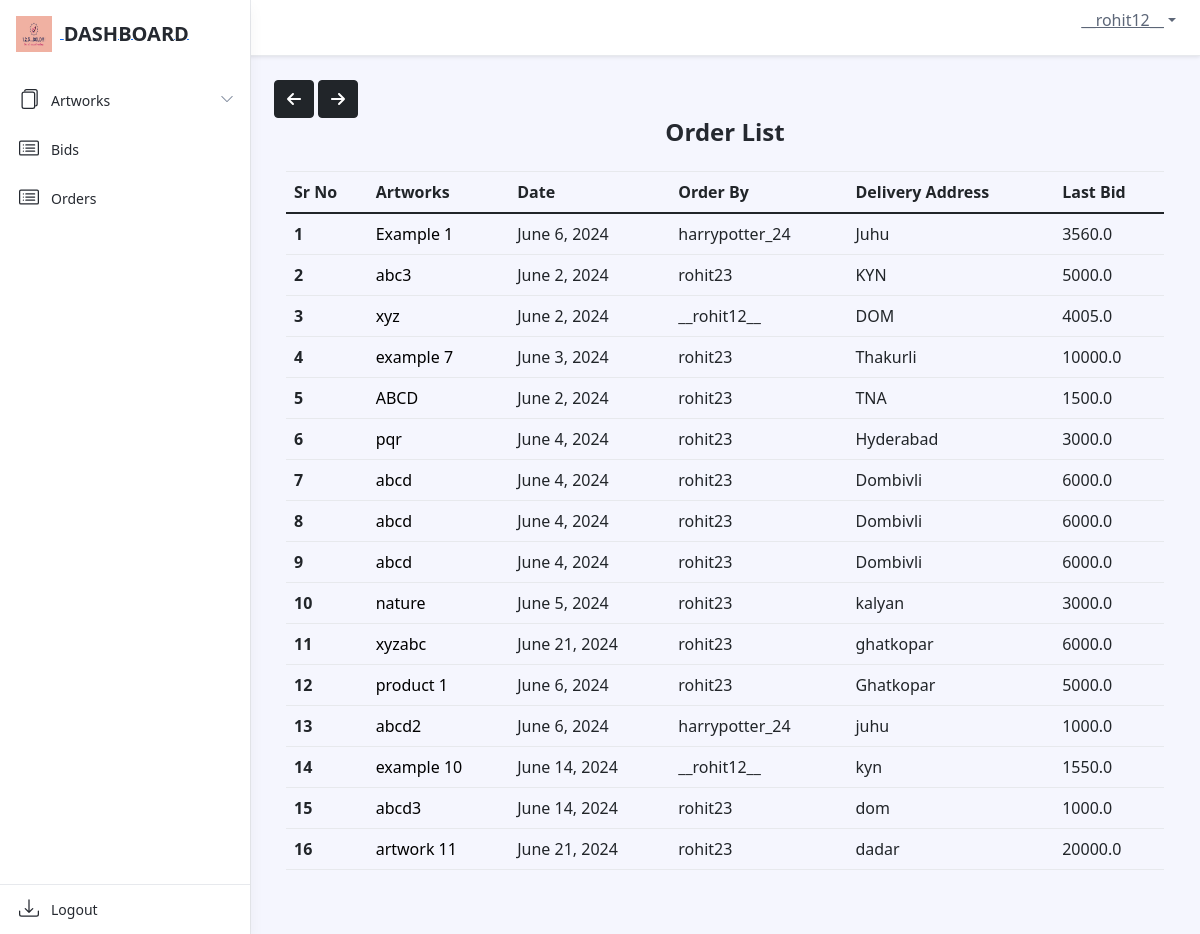
The app's page /dashboard/order/ (signed in) with its own data.
### dashboard/models.py (models this page shows, shortened)
class OrderModel(models.Model):
    user = models.ForeignKey(settings.AUTH_USER_MODEL, on_delete=models.CASCADE)
    product = models.ForeignKey(Artwork, on_delete=models.CASCADE)
    order_date = models.DateField(auto_now_add=True)
    order_qty = models.IntegerField(default=0, null=False)
    delivery_at = models.TextField(default=" ", null=False)
    order_price = models.FloatField(default=0, null=False)

class Artwork(models.Model):
    product_id = models.CharField(max_length=255, default="")
    product_name = models.CharField(max_length=255, default="", blank=False, null=False)
    product_price = models.IntegerField(default=0, null=False)
    opening_bid = models.IntegerField(default=0)
    product_cat = models.ForeignKey('Catalogue', on_delete=models.CASCADE)
    product_qty = models.IntegerField(default=0)
    product_image = models.ImageField(upload_to='arts/')
    dimension_unit = models.CharField(max_length=2, choices=[('cm', 'Centimeters'), ('ft', 'Feet')])
    length_in_centimeters = models.FloatField(default=0.0, blank=True, null=True)
    width_in_centimeters = models.FloatField(default=0.0, blank=True, null=True)
    foot = models.FloatField(default=0, blank=True, null=True)
    inches = models.FloatField(default=0, blank=True, null=True)
    end_date = models.DateField()
    user = models.ForeignKey(settings.AUTH_USER_MODEL, on_delete=models.CASCADE)
    is_sold = models.BooleanField(default=False)
    def __str__(self):
        return self.product_name

### dashboard/views.py (the view)
# urls.py: path('order/', views.OrderListView.as_view(), name="order_list"),
class OrderListView(LoginRequiredMixin, ListView):
    model = OrderModel
    template_name = 'dashboard/ordermodel_list.html'
    def get_queryset(self):
        if self.request.user.groups.filter(name='SellerGroup').exists():
            return OrderModel.objects.filter(product__user=self.request.user)
        else:
            return OrderModel.objects.filter(user=self.request.user)

### art/context_processors.py (called while the page is built)
def catalogue_list(request):
    return {"catalogue_list": Catalogue.objects.all()}

### dashboard/models.py (called while the page is built)
    def __str__(self):
        return self.cat_name

### dashboard/templatetags/auth_extras.py (called while the page is built)
@register.filter(name='has_group')
def has_group(user, group_name):
    group = Group.objects.get(name=group_name)
    return True if group in user.groups.all() else False

### templates/dashboard/ordermodel_list.html (shortened to what this page needs)
{% extends './base.html' %}
{% load static %}
{% block links %}
<link rel="stylesheet" href="{% static 'dashboard/css/ordermodel_list.css' %}">
<link rel="stylesheet" href="https://stackpath.bootstrapcdn.com/bootstrap/4.5.2/css/bootstrap.min.css">
{% endblock %}
{% block content %}
{% include './includes/header.html' %}
{% include "art/arrow_button.html" %}
{% load auth_extras %}
<div class="app-wrapper">
    <div class="app-content pt-3 p-md-3 p-lg-4">
        <button onclick="goBack()" class="btn btn-dark"><i class="fa-solid fa-arrow-left"></i></button>
        <button onclick="goForward()" class="btn btn-dark"><i class="fa-solid fa-arrow-right"></i></button>
        <div class="container-xl">
            <h1 class="app-page-title">Order List</h1>
            <div class="row g-4 mb-4">
                <table class="table">
                    <thead>
                        <tr>
                            <th scope="col">Sr No</th>
                            <th scope="col">Artworks</th>
                            <th scope="col">Date</th>
                            {% if user|has_group:"SellerGroup" %}
                            <th scope="col">Order By</th>
                            {% endif %}
                            <th scope="col">Delivery Address</th>
                            <th scope="col">Last Bid</th>
                        </tr>
                    </thead>
                    <tbody>
                        {% for order in object_list %}
                        <tr>
                            <th scope="row">{{ forloop.counter }}</th>
                            <td>
                                <a href="#" class="artworks-order" data-toggle="modal" data-target="#productModal{{ order.product.id }}">{{ order.product }}</a>
                            </td>
                            <td>{{ order.order_date }}</td>
                            {% if user|has_group:"SellerGroup" %}
                            <td>{{ order.user }}</td>
                            {% endif %}
                            <td>{{ order.delivery_at }}</td>
                            <td>{{ order.order_price }}</td>
                        </tr>
                        {% empty %}
                        <tr>
                            <td colspan="7" class="text-center">
                                <h3 class="open-sans-empty">No artworks to show</h3>
                            </td>
                        </tr>
                        {% endfor %}
                    </tbody>
                </table>
            </div>
        </div>
    </div>
</div>
{% endblock %}

### templates/dashboard/includes/header.html (shortened to what this page needs)
{% load static %}
{% load auth_extras %}
<link href="https://stackpath.bootstrapcdn.com/bootstrap/5.1.3/css/bootstrap.min.css" rel="stylesheet">
<header class="app-header fixed-top">
    <div class="app-header-inner">
        <div class="container-fluid py-2">
            <div class="app-header-content">
                <div class="row justify-content-between align-items-center">
                    <div class="app-utilities col-auto">
                        <div class="app-utility-item app-user-dropdown dropdown">
                            <a class="dropdown-toggle" id="user-dropdown-toggle" data-bs-toggle="dropdown" href="#" role="button" aria-expanded="false">{{ user }}</a>
                        </div>
                    </div>
                </div>
            </div>
        </div>
    </div>
    <div id="app-sidepanel" class="app-sidepanel">
        <div class="sidepanel-inner d-flex flex-column">
            <div class="app-branding">
                <a class="app-logo" href="#" data-bs-toggle="modal" data-bs-target="#logoModal">
                    <img class="logo-icon me-2" src="{% static 'logo.jpeg' %}" alt="logo">
                    <span class="logo-text">DASHBOARD</span>
                </a>
            </div>
            <nav id="app-nav-main" class="app-nav app-nav-main flex-grow-1">
                <ul class="app-menu list-unstyled accordion" id="menu-accordion">
                    {% if user|has_group:"SellerGroup" %}
                    <li class="nav-item has-submenu">
                        <a class="nav-link submenu-toggle" href="#" data-bs-toggle="collapse" data-bs-target="#submenu-1" aria-expanded="false" aria-controls="submenu-1">
                            <span class="nav-icon">
                            </span>
                            <span class="nav-link-text">Artworks</span>
                            <span class="submenu-arrow">
                                <svg width="1em" height="1em" viewBox="0 0 16 16" class="bi bi-chevron-down" fill="currentColor" xmlns="http://www.w3.org/2000/svg">
                                    <path fill-rule="evenodd" d="M1.646 4.646a.5.5 0 0 1 .708 0L8 10.293l5.646-5.647a.5.5 0 0 1 .708.708l-6 6a.5.5 0 0 1-.708 0l-6-6a.5.5 0 0 1 0-.708z"/>
                                </svg>
                            </span>
                        </a>
                    </li>
                    <li class="nav-item">
                        <a class="nav-link" href="{% url 'dashboard:bid_list' %}">
                            <span class="nav-icon">
                            </span>
                            <span class="nav-link-text">Bids</span>
                        </a>
                    </li>
                    {% endif %}
                    <li class="nav-item">
                        <a class="nav-link" href="{% url 'dashboard:order_list' %}">
                            <span class="nav-icon">
                            </span>
                            <span class="nav-link-text">Orders</span>
                        </a>
                    </li>
                </ul>
            </nav>
            <div class="app-sidepanel-footer">
                <nav class="app-nav app-nav-footer">
                    <ul class="app-menu footer-menu list-unstyled">
                        <li class="nav-item">
                            <a class="nav-link" href="{% url 'art:logout' %}">
                                <span class="nav-icon">
                                </span>
                                <span class="nav-link-text">Logout</span>
                            </a>
                        </li>
                    </ul>
                </nav>
            </div>
        </div>
    </div>
</header>

### static/dashboard/css/ordermodel_list.css (style rules this page uses)
.artworks-order { color:black !important; text-decoration:none; }

### static/dashboard/css/signup.css (style rules this page uses)
.btn { display: inline-block; font-weight: 400; color: #fff; text-align: center; vertical-align: middle; -webkit-user-select: none; -moz-user-select: none; -ms-user-select: none; user-select: none; background-color: transparent; border: 1px solid transparent; padding: 0.375rem 0.75rem; font-size: 1rem; line-height: 1.5; border-radius: 0.25rem; }

### static/dashboard/css/navbar.css (style rules this page uses)
:root { --border-color: black; }

### static/dashboard/css/unsold.css (style rules this page uses)
.row { justify-content: start; --bs-gutter-y: 1.5rem !important; }

### static/dashboard/css/contact.css (style rules this page uses)
:root { --background-color: #e7e7e7; --text-color: #000; --link-color: #343434; --link-hover-color: #000000; --title-color: #000; --contact-text-color: #000; }
body { background-color: var(--background-color); color: var(--text-color); }

### static/dashboard/css/faq.css (style rules this page uses)
:root { --background-color: #f8f9fa; --text-color: #000; --link-color: #007bff; --link-hover-color: #0056b3; --title-color: #000; --accordion-bg-color: #fff; --accordion-border-color: #ddd; --accordion-header-bg-color: #f7f7f7; --accordion-header-text-color: #000; }
body { background-color: var(--background-color); color: var(--text-color); }

### static/dashboard/css/index.css (style rules this page uses)
:root { --background-color: #e7e7e7; --text-color: #000; --link-color: #343434; --link-hover-color: #000000; --title-color: #000; --contact-text-color: #000; }
.row { justify-content: start; --bs-gutter-y: 1.5rem !important; }

### static/home/css/about.css (style rules this page uses)
body, h1, h4, p { margin: 0; padding: 0; }
h1, h4 { text-align: center; }

### static/dashboard/css/register_seller.css (style rules this page uses)
.btn { display: inline-block; font-weight: 400; color: #fff; text-align: center; vertical-align: middle; -webkit-user-select: none; -moz-user-select: none; -ms-user-select: none; user-select: none; background-color: transparent; border: 1px solid transparent; padding: 0.375rem 0.75rem; font-size: 1rem; line-height: 1.5; border-radius: 0.25rem; }

### records on screen
OrderModel: product "Example 1", order_date "June 6, 2024", user "harrypotter_24", delivery_at "Juhu", order_price "3560.0"
OrderModel: product "abc3", order_date "June 2, 2024", user "rohit23", delivery_at "KYN", order_price "5000.0"
OrderModel: product "xyz", order_date "June 2, 2024", user "__rohit12__", delivery_at "DOM", order_price "4005.0"
OrderModel: product "example 7", order_date "June 3, 2024", user "rohit23", delivery_at "Thakurli", order_price "10000.0"
OrderModel: product "ABCD", order_date "June 2, 2024", user "rohit23", delivery_at "TNA", order_price "1500.0"
OrderModel: product "pqr", order_date "June 4, 2024", user "rohit23", delivery_at "Hyderabad", order_price "3000.0"
OrderModel: product "abcd", order_date "June 4, 2024", user "rohit23", delivery_at "Dombivli", order_price "6000.0"
OrderModel: product "abcd", order_date "June 4, 2024", user "rohit23", delivery_at "Dombivli", order_price "6000.0"
OrderModel: product "abcd", order_date "June 4, 2024", user "rohit23", delivery_at "Dombivli", order_price "6000.0"
OrderModel: product "nature", order_date "June 5, 2024", user "rohit23", delivery_at "kalyan", order_price "3000.0"
OrderModel: product "xyzabc", order_date "June 21, 2024", user "rohit23", delivery_at "ghatkopar", order_price "6000.0"
OrderModel: product "product 1", order_date "June 6, 2024", user "rohit23", delivery_at "Ghatkopar", order_price "5000.0"
OrderModel: product "abcd2", order_date "June 6, 2024", user "harrypotter_24", delivery_at "juhu", order_price "1000.0"
OrderModel: product "example 10", order_date "June 14, 2024", user "__rohit12__", delivery_at "kyn", order_price "1550.0"
OrderModel: product "abcd3", order_date "June 14, 2024", user "rohit23", delivery_at "dom", order_price "1000.0"
OrderModel: product "artwork 11", order_date "June 21, 2024", user "rohit23", delivery_at "dadar", order_price "20000.0"

### other values on screen
{{ user }} "__rohit12__"
